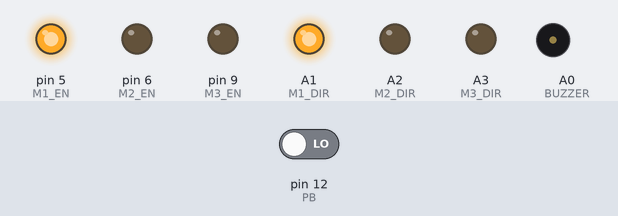
Recording of a sketch running on a simulated Arduino Uno, built with avr-gcc and run on an emulated ATmega328P. Shown: output pins drawn as LEDs (lit = HIGH), buzzer (waves = sounding, pin HIGH). The inputs (shaded band) are chosen by the test bench; at power-on: pin 12 (PB) LOW.

Above: at 1.3 s.
At 3.6 s:
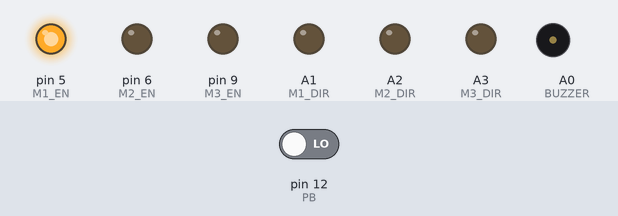
At 6.6 s:
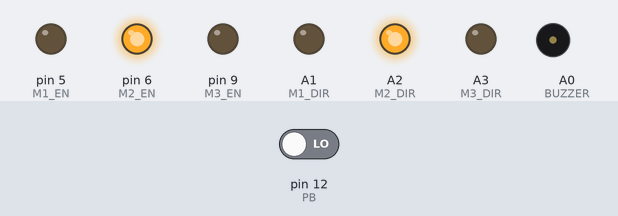
At 8.9 s:
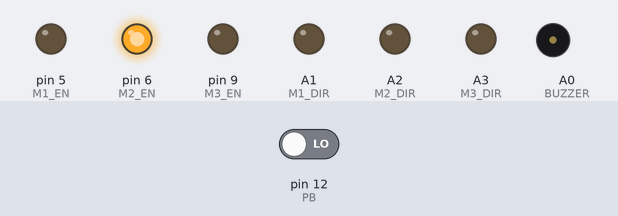
At 11.9 s:
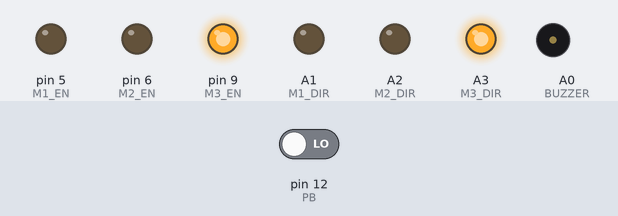
At 14.2 s:
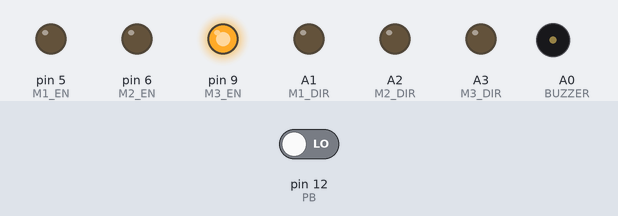
Timing chart, 0 to 18.7 s (numbered marks = the images above):
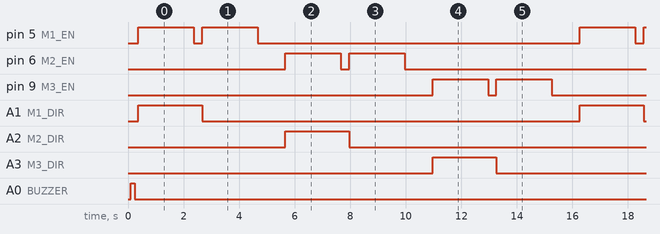

Measured:
- by itself, pin 5 (M1_EN), pin 6 (M2_EN): repeats every 15.9 s: LOW 0.30 s, HIGH 2.0 s, LOW 11.6 s, HIGH 2.0 s
- by itself, pin 9 (M3_EN): LOW → HIGH at 11.0 s, → LOW 2.0 s later, → HIGH 0.30 s later, → LOW 2.0 s later, … (8 changes in this stretch)
- by itself, A1 (M1_DIR), A2 (M2_DIR), A3 (M3_DIR): alternates HIGH for 2.3 s and LOW for 13.6 s

The sketch:

TEMPLATE_KIWI.ino
```cpp
#include <SoftwareSerial.h>

const int BUZZER = A0;
const int PB = 12;
const int M1_DIR = A1;
const int M1_EN = 5;
const int M2_DIR = A2;
const int M2_EN = 6;
const int M3_DIR = A3;
const int M3_EN = 9;
const int MCUTX = 3;
const int MCURX = 2;
const int LED = 13;

SoftwareSerial hc06(MCURX, MCUTX); // RX, TX

int arr_output[] = {BUZZER, M1_DIR, M1_EN, M2_DIR, M2_EN, M3_DIR, M3_EN};
byte arr_size = sizeof(arr_output) / sizeof(arr_output[0]);

void beep() {
  digitalWrite(BUZZER, HIGH); delay(150);
  digitalWrite(BUZZER, LOW); delay(100);
}
void setup() {
  // put your setup code here, to run once:
  Serial.begin(9600);
  hc06.begin(9600);
  delay(100);
  for (byte i = 0; i < arr_size; i++)
    pinMode(arr_output[i], OUTPUT);
  pinMode(PB, INPUT);
  beep();
  while (HIGH == digitalRead(PB));
  hc06.println("PB was press!");
}

void loop() {
  // put your main code here, to run repeatedly:
//  while (1) {
//    if (Serial.available())
//      hc06.write(Serial.read());
//    if (hc06.available())
//      Serial.write(hc06.read());
//  }
  analogWrite(M1_EN, 255);
  digitalWrite(M1_DIR, HIGH);
  delay(2000);
  analogWrite(M1_EN, 0);
  delay(300);
  analogWrite(M1_EN, 255);
  digitalWrite(M1_DIR, LOW);
  delay(2000);
  analogWrite(M1_EN, 0);
  delay(1000);

  analogWrite(M2_EN, 255);
  digitalWrite(M2_DIR, HIGH);
  delay(2000);
  analogWrite(M2_EN, 0);
  delay(300);
  analogWrite(M2_EN, 255);
  digitalWrite(M2_DIR, LOW);
  delay(2000);
  analogWrite(M2_EN, 0);
  delay(1000);

  analogWrite(M3_EN, 255);
  digitalWrite(M3_DIR, HIGH);
  delay(2000);
  analogWrite(M3_EN, 0);
  delay(300);
  analogWrite(M3_EN, 255);
  digitalWrite(M3_DIR, LOW);
  delay(2000);
  analogWrite(M3_EN, 0);
  delay(1000);
}
```
